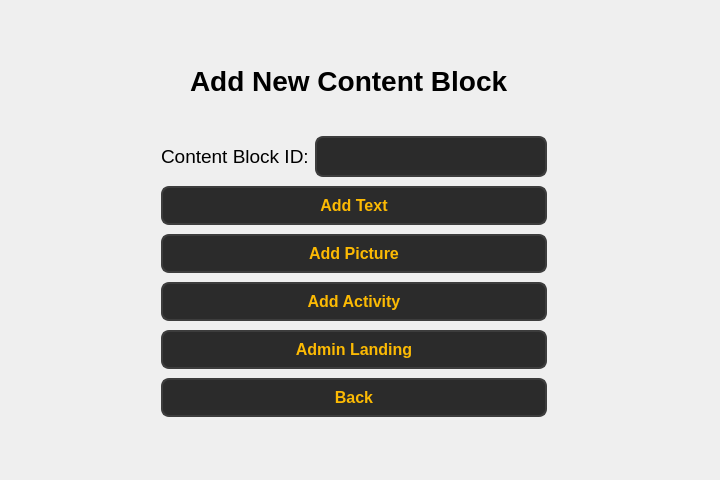
<?xml version="1.0" encoding="UTF-8"?>
<ui version="4.0">
 <class>Form</class>
 <widget class="QWidget" name="Form">
  <property name="geometry">
   <rect>
    <x>0</x>
    <y>0</y>
    <width>720</width>
    <height>480</height>
   </rect>
  </property>
  <property name="windowTitle">
   <string>Form</string>
  </property>
  <widget class="QWidget" name="layoutWidget">
   <property name="geometry">
    <rect>
     <x>161</x>
     <y>133</y>
     <width>386</width>
     <height>289</height>
    </rect>
   </property>
   <layout class="QVBoxLayout" name="verticalLayout">
    <item>
     <layout class="QHBoxLayout" name="horizontalLayout">
      <item>
       <widget class="QLabel" name="label_4">
        <property name="font">
         <font>
          <pointsize>14</pointsize>
         </font>
        </property>
        <property name="text">
         <string>Content Block ID:</string>
        </property>
       </widget>
      </item>
      <item>
       <widget class="QLineEdit" name="lineEdit_3">
        <property name="styleSheet">
         <string notr="true">QLineEdit {
        background-color: #2b2b2b;  /* Dark background */
        color: #fcba03;  /* Text color */
        border: 2px solid #3d3d3d;  /* Border color */
        border-radius: 8px;  /* Rounded corners */
        padding: 8px;  /* Padding inside the input field */
        font-size: 16px;  /* Font size */
        font-weight: bold;  /* Bold font */
    }

    QLineEdit:hover {
        background-color: #3d3d3d;  /* Background when hovered */
        border: 2px solid #fcba03;  /* Border color when hovered */
    }

    QLineEdit:focus {
        background-color: #1a1a1a;  /* Background when focused */
        border: 2px solid #fcba03;  /* Border color when focused */
        color: #ffffff;  /* Text color when focused */
    }</string>
        </property>
       </widget>
      </item>
     </layout>
    </item>
    <item>
     <layout class="QHBoxLayout" name="horizontalLayout_3">
      <item>
       <widget class="QPushButton" name="pushButton">
        <property name="styleSheet">
         <string notr="true">QPushButton {
        background-color: #2b2b2b;  
        color: #fcba03;              
        border: 2px solid #3d3d3d;      
        border-radius: 8px;          
        padding: 8px 16px;            
        font-size: 16px;            
        font-weight: bold;
    
    }

    QPushButton:hover {
        background-color: #fcba03;
		 color: #000000;
        border: 2px solid #5a5a5a;    
    }

    QPushButton:pressed {
        background-color: #1a1a1a;      
        border: 2px solid #2b2b2b;      
    }</string>
        </property>
        <property name="text">
         <string>Add Text</string>
        </property>
       </widget>
      </item>
     </layout>
    </item>
    <item>
     <widget class="QPushButton" name="pushButton_2">
      <property name="styleSheet">
       <string notr="true">QPushButton {
        background-color: #2b2b2b;  
        color: #fcba03;              
        border: 2px solid #3d3d3d;      
        border-radius: 8px;          
        padding: 8px 16px;            
        font-size: 16px;            
        font-weight: bold;
    
    }

    QPushButton:hover {
        background-color: #fcba03;
		 color: #000000;
        border: 2px solid #5a5a5a;    
    }

    QPushButton:pressed {
        background-color: #1a1a1a;      
        border: 2px solid #2b2b2b;      
    }</string>
      </property>
      <property name="text">
       <string>Add Picture</string>
      </property>
     </widget>
    </item>
    <item>
     <widget class="QPushButton" name="pushButton_3">
      <property name="styleSheet">
       <string notr="true">QPushButton {
        background-color: #2b2b2b;  
        color: #fcba03;              
        border: 2px solid #3d3d3d;      
        border-radius: 8px;          
        padding: 8px 16px;            
        font-size: 16px;            
        font-weight: bold;
    
    }

    QPushButton:hover {
        background-color: #fcba03;
		 color: #000000;
        border: 2px solid #5a5a5a;    
    }

    QPushButton:pressed {
        background-color: #1a1a1a;      
        border: 2px solid #2b2b2b;      
    }</string>
      </property>
      <property name="text">
       <string>Add Activity</string>
      </property>
     </widget>
    </item>
    <item>
     <widget class="QPushButton" name="pushButton_4">
      <property name="styleSheet">
       <string notr="true">QPushButton {
        background-color: #2b2b2b;  
        color: #fcba03;              
        border: 2px solid #3d3d3d;      
        border-radius: 8px;          
        padding: 8px 16px;            
        font-size: 16px;            
        font-weight: bold;
    
    }

    QPushButton:hover {
        background-color: #fcba03;
		 color: #000000;
        border: 2px solid #5a5a5a;    
    }

    QPushButton:pressed {
        background-color: #1a1a1a;      
        border: 2px solid #2b2b2b;      
    }</string>
      </property>
      <property name="text">
       <string>Admin Landing</string>
      </property>
     </widget>
    </item>
    <item>
     <widget class="QPushButton" name="pushButton_back">
      <property name="styleSheet">
       <string notr="true">QPushButton {
        background-color: #2b2b2b;  
        color: #fcba03;              
        border: 2px solid #3d3d3d;      
        border-radius: 8px;          
        padding: 8px 16px;            
        font-size: 16px;            
        font-weight: bold;
    
    }

    QPushButton:hover {
        background-color: #fcba03;
		 color: #000000;
        border: 2px solid #5a5a5a;    
    }

    QPushButton:pressed {
        background-color: #1a1a1a;      
        border: 2px solid #2b2b2b;      
    }</string>
      </property>
      <property name="text">
       <string>Back</string>
      </property>
     </widget>
    </item>
   </layout>
  </widget>
  <widget class="QLabel" name="label">
   <property name="geometry">
    <rect>
     <x>190</x>
     <y>60</y>
     <width>321</width>
     <height>41</height>
    </rect>
   </property>
   <property name="font">
    <font>
     <pointsize>21</pointsize>
     <bold>true</bold>
    </font>
   </property>
   <property name="text">
    <string>Add New Content Block</string>
   </property>
  </widget>
 </widget>
 <resources/>
 <connections/>
</ui>
